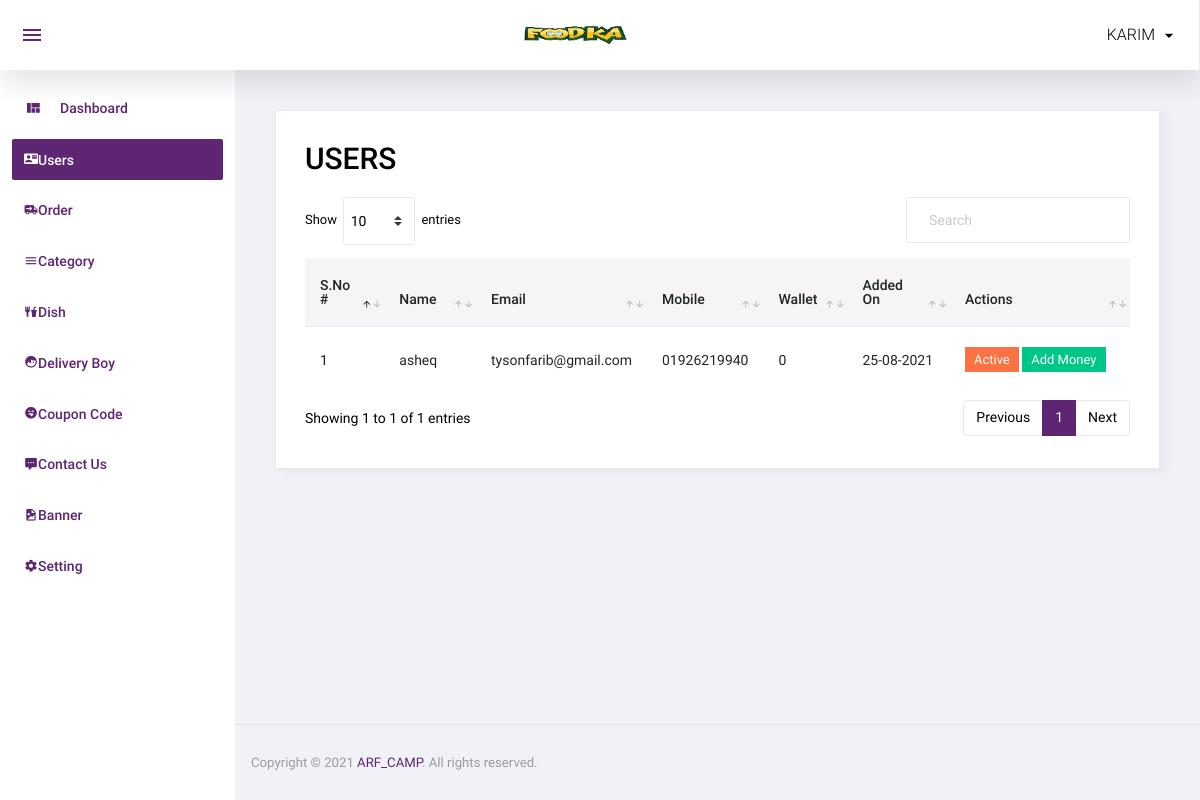
The app's page /admin/user.php (signed in) with its own data.
### tables this page shows
CREATE TABLE `user` (
  `id` int(11) NOT NULL,
  `name` varchar(50) NOT NULL,
  `email` varchar(50) NOT NULL,
  `mobile` varchar(15) NOT NULL,
  `password` varchar(50) NOT NULL,
  `added_on` datetime NOT NULL,
  `status` int(11) NOT NULL,
  `email_verify` int(11) NOT NULL,
  `rand_str` varchar(50) NOT NULL,
  `referral_code` varchar(20) NOT NULL,
  `from_referral_code` varchar(50) NOT NULL
);

### function.inc.php (called while the page is built, shortened)
	<?php
function getWalletAmt($uid){
  global $con;
  $sql="select * from wallet where user_id='$uid'";
  $res=mysqli_query($con,$sql);
  $in=0;
  $out=0;
  while($row=mysqli_fetch_assoc($res)){
    if($row['type']=='in'){
      $in=$in+$row['amt'];
    }
    if($row['type']=='out'){
      $out=$out+$row['amt'];
    }
  }
  return $in-$out;
}
?>

### admin/user.php (the view, shortened to what this page needs)
<?php
include('top.php');
$sql="select * from user order by id desc";
$res=mysqli_query($con,$sql);
 ?>
  <div class="card">
            <div class="card-body">
               <h1 class="grid_title">USERS</h1>
              <div class="row grid_box">
                <div class="col-12">
                  <div class="table-responsive">
                    <table id="order-listing" class="table">
                      <thead>
                         <tr>
                            <th width="10%">S.No #</th>
                            <th width="12%">Name</th>
                            <th width="12%">Email</th>
							<th width="12%">Mobile</th>
							<th width="10%">Wallet</th>
                            <th width="14%">Added On</th>
							<th width="28%">Actions</th>
                        </tr>
                      </thead>
<tbody>
       <?php
       if(mysqli_num_rows($res)>0)
       {
		$i=1;
		while($row=mysqli_fetch_assoc($res)){
		?>
	<tr>
                            <td><?php echo $i?></td>
                            <td><?php echo $row['name']?></td>
							<td><?php echo $row['email']?></td>
							<td><?php echo $row['mobile']?></td>
							<td><?php echo getWalletAmt($row['id'])?></td>
							<td>
							<?php
							$dateStr=strtotime($row['added_on']);
							echo date('d-m-Y',$dateStr);
							?>
							</td>
							<td>
								<?php
								if($row['status']==1){
								?>
								<a href="?id=<?php echo $row['id']?>&type=deactive"><label class="badge badge-danger hand_cursor">Active</label></a>
								<?php
								}else{
								?>
								<a href="?id=<?php echo $row['id']?>&type=active"><label class="badge badge-info hand_cursor">Deactive</label></a>
								<?php
								}
								?>
								<a href="add_money.php?id=<?php echo $row['id']?>"><label class="badge badge-success hand_cursor">Add Money</label></a>
							</td>
          </tr>
                <?php
				$i++;
				}
		}
				else
					{ ?>
						<tr>
							<td colspan="5">No data found</td>
						</tr>
						<?php } ?>
                      </tbody>
                    </table>
                  </div>
				</div>
              </div>
            </div>
          </div>
 <?php
include('footer.php');
 ?>

### records on screen
user: name "asheq", email "tysonfarib@gmail.com", mobile "01926219940", id "0", added_on "25-08-2021"

### other values on screen
$_SESSION['ADMIN_USER'] "KARIM"
